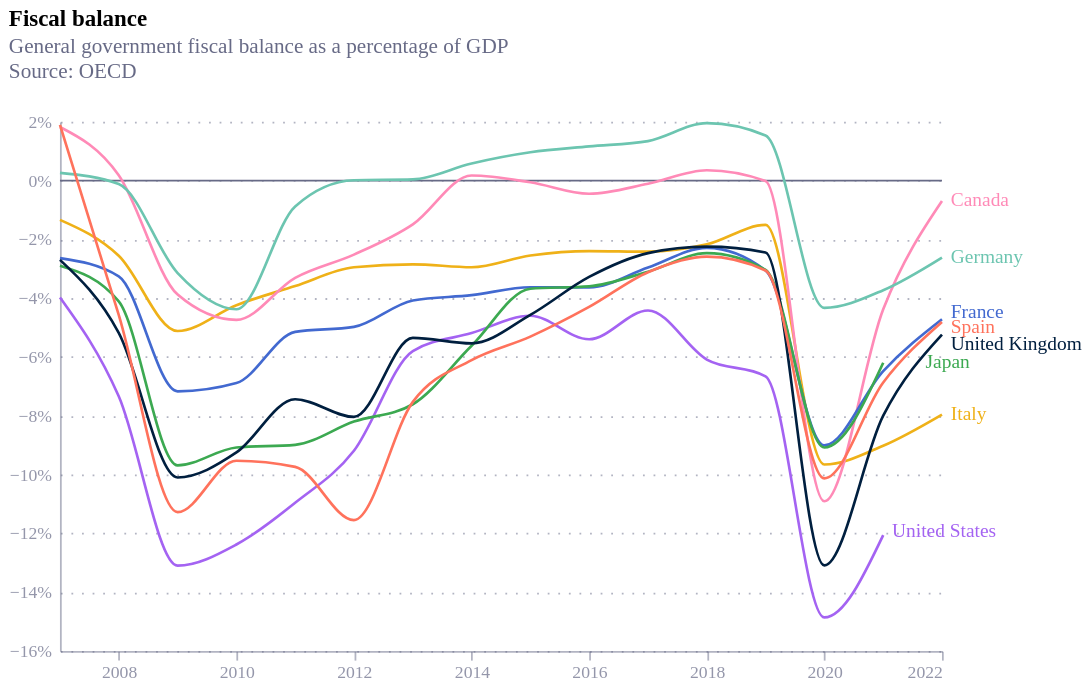

Vega-Lite specification for this chart:
### Vega-Lite specification from a JSON file in a GitHub repository (floating-point values rounded to 4 significant figures)
{"config": {"font": "Circular Std", "mark": {"line": {"interpolate": "monotone"}}, "view": {"stroke": "transparent", "width": 400, "height": 300}, "range": {"category": ["#36B7B4", "#E6224B", "#F4C245", "#0063AF", "#00A767", "#179FDB", "#EB5C2E"], "diverging": ["#E6224B", "#E54753", "#C9C9C9", "#179FDB", "#122B39"], "heatmap": ["#C9C9C9", "#179FDB", "#0063AF", "#122B39"], "ordinal": ["#00A767", "#36B7B4", "#179FDB", "#0063AF", "#243B5A"]}, "axisX": {"domainColor": "#676A86", "domainOpacity": 0.5, "grid": false, "labelAngle": 0, "labelColor": "#676A86", "labelOpacity": 0.7, "orient": "bottom", "tickColor": "#676A86", "tickCount": 10, "tickOpacity": 0.5, "title": false, "titleAlign": "center", "titleAnchor": "middle", "titleColor": "#676A86", "titleFontSize": 12, "titleOpacity": 0.8, "titleY": -15}, "axisY": {"domainColor": "#676A86", "domainOpacity": 0.5, "gridColor": "#676A86", "gridDash": [1, 5], "gridOpacity": 0.5, "labelColor": "#676A86", "labelOpacity": 0.7, "labelPadding": 5, "tickColor": "#676A86", "tickCount": 8, "tickOpacity": 0.5, "ticks": false, "titleAlign": "left", "titleAngle": 0, "titleBaseline": "bottom", "titleColor": "#676A86", "titleFontSize": 12, "titleOpacity": 0.8, "titleX": 0, "titleY": -7}}, "layer": [{"data": {"name": "data-a0a55d106695e8d630baff0f16eee66d"}, "mark": {"type": "rule", "color": "#676A86"}, "encoding": {"y": {"field": "y", "type": "quantitative"}}}, {"data": {"name": "data-38c3eed069cc989831dd34e5ce1ecd92"}, "mark": {"type": "line", "interpolate": "monotone"}, "encoding": {"color": {"field": "country", "legend": null, "scale": {"domain": ["United Kingdom", "France", "Italy", "Spain", "Germany", "Japan", "Canada", "United States"], "range": ["#001f3f", "#4269d0", "#efb118", "#ff725c", "#6cc5b0", "#3ca951", "#ff8ab7", "#a463f2", "#97bbf5", "#9c6b4e"]}, "type": "nominal"}, "size": {"condition": {"test": "(datum.country === ' United Kingdom')", "value": 1.5}, "value": 1.5}, "strokeDash": {"condition": {"test": "(datum.country === ' United Kingdom')", "value": [0]}, "value": [0]}, "x": {"field": "date", "title": "", "type": "temporal"}, "y": {"axis": {"labelExpr": "format(datum.value,',') + '%'"}, "field": "value", "title": "", "type": "quantitative"}}, "title": {"text": "Fiscal balance", "anchor": "start", "subtitle": ["General government fiscal balance as a percentage of GDP", "Source: OECD", ""], "subtitleColor": "#676A86"}}, {"data": {"name": "data-38c3eed069cc989831dd34e5ce1ecd92"}, "mark": {"type": "text", "align": "left", "dx": {"expr": "datum.country == 'Japan' ? 24 : 5"}, "dy": {"expr": "datum.country == 'United States' ? -2 : datum.country == 'France' ? -4 : datum.country == 'Spain' ? 3 : datum.country == 'United Kingdom' ? 6 : 0"}}, "encoding": {"color": {"field": "country", "type": "nominal"}, "text": {"field": "country", "type": "nominal"}, "x": {"aggregate": "max", "field": "date", "type": "temporal"}, "y": {"aggregate": {"argmax": "date"}, "field": "value", "type": "quantitative"}}}], "height": 300, "width": 500, "$schema": "https://vega.github.io/schema/vega-lite/v5.17.0.json", "datasets": {"data-a0a55d106695e8d630baff0f16eee66d": [{"y": 0}], "data-38c3eed069cc989831dd34e5ce1ecd92": [{"iso3": "ITA", "country": "Italy", "series": "Government fiscal balance", "date": "2019-01-01", "value": -1.51}, {"iso3": "ITA", "country": "Italy", "series": "Government fiscal balance", "date": "2018-01-01", "value": -2.17}, {"iso3": "CAN", "country": "Canada", "series": "Government fiscal balance", "date": "2014-01-01", "value": 0.17}, {"iso3": "CAN", "country": "Canada", "series": "Government fiscal balance", "date": "2013-01-01", "value": -1.49}, {"iso3": "CAN", "country": "Canada", "series": "Government fiscal balance", "date": "2012-01-01", "value": -2.52}, {"iso3": "CAN", "country": "Canada", "series": "Government fiscal balance", "date": "2020-01-01", "value": -10.91}, {"iso3": "CAN", "country": "Canada", "series": "Government fiscal balance", "date": "2019-01-01", "value": -0.02}, {"iso3": "CAN", "country": "Canada", "series": "Government fiscal balance", "date": "2008-01-01", "value": 0.18}, {"iso3": "CAN", "country": "Canada", "series": "Government fiscal balance", "date": "2007-01-01", "value": 1.82}, {"iso3": "CAN", "country": "Canada", "series": "Government fiscal balance", "date": "2016-01-01", "value": -0.45}, {"iso3": "CAN", "country": "Canada", "series": "Government fiscal balance", "date": "2017-01-01", "value": -0.11}, {"iso3": "CAN", "country": "Canada", "series": "Government fiscal balance", "date": "2009-01-01", "value": -3.88}, {"iso3": "CAN", "country": "Canada", "series": "Government fiscal balance", "date": "2015-01-01", "value": -0.06}, {"iso3": "DEU", "country": "Germany", "series": "Government fiscal balance", "date": "2012-01-01", "value": 0.01}, {"iso3": "DEU", "country": "Germany", "series": "Government fiscal balance", "date": "2011-01-01", "value": -0.88}, {"iso3": "DEU", "country": "Germany", "series": "Government fiscal balance", "date": "2010-01-01", "value": -4.38}, {"iso3": "DEU", "country": "Germany", "series": "Government fiscal balance", "date": "2009-01-01", "value": -3.15}, {"iso3": "DEU", "country": "Germany", "series": "Government fiscal balance", "date": "2008-01-01", "value": -0.12}, {"iso3": "DEU", "country": "Germany", "series": "Government fiscal balance", "date": "2007-01-01", "value": 0.26}, {"iso3": "DEU", "country": "Germany", "series": "Government fiscal balance", "date": "2018-01-01", "value": 1.95}, {"iso3": "DEU", "country": "Germany", "series": "Government fiscal balance", "date": "2017-01-01", "value": 1.34}, {"iso3": "DEU", "country": "Germany", "series": "Government fiscal balance", "date": "2019-01-01", "value": 1.53}, {"iso3": "CAN", "country": "Canada", "series": "Government fiscal balance", "date": "2011-01-01", "value": -3.31}, {"iso3": "CAN", "country": "Canada", "series": "Government fiscal balance", "date": "2010-01-01", "value": -4.74}, {"iso3": "CAN", "country": "Canada", "series": "Government fiscal balance", "date": "2022-01-01", "value": -0.7}, {"iso3": "CAN", "country": "Canada", "series": "Government fiscal balance", "date": "2021-01-01", "value": -4.38}, {"iso3": "FRA", "country": "France", "series": "Government fiscal balance", "date": "2014-01-01", "value": -3.9}, {"iso3": "FRA", "country": "France", "series": "Government fiscal balance", "date": "2013-01-01", "value": -4.08}, {"iso3": "FRA", "country": "France", "series": "Government fiscal balance", "date": "2012-01-01", "value": -4.98}, {"iso3": "FRA", "country": "France", "series": "Government fiscal balance", "date": "2011-01-01", "value": -5.15}, {"iso3": "FRA", "country": "France", "series": "Government fiscal balance", "date": "2010-01-01", "value": -6.89}, {"iso3": "FRA", "country": "France", "series": "Government fiscal balance", "date": "2009-01-01", "value": -7.17}, {"iso3": "FRA", "country": "France", "series": "Government fiscal balance", "date": "2008-01-01", "value": -3.26}, {"iso3": "FRA", "country": "France", "series": "Government fiscal balance", "date": "2007-01-01", "value": -2.64}, {"iso3": "FRA", "country": "France", "series": "Government fiscal balance", "date": "2022-01-01", "value": -4.72}, {"iso3": "FRA", "country": "France", "series": "Government fiscal balance", "date": "2021-01-01", "value": -6.48}, {"iso3": "FRA", "country": "France", "series": "Government fiscal balance", "date": "2020-01-01", "value": -9.01}, {"iso3": "FRA", "country": "France", "series": "Government fiscal balance", "date": "2019-01-01", "value": -3.06}, {"iso3": "FRA", "country": "France", "series": "Government fiscal balance", "date": "2018-01-01", "value": -2.29}, {"iso3": "FRA", "country": "France", "series": "Government fiscal balance", "date": "2017-01-01", "value": -2.96}, {"iso3": "FRA", "country": "France", "series": "Government fiscal balance", "date": "2016-01-01", "value": -3.64}, {"iso3": "USA", "country": "United States", "series": "Government fiscal balance", "date": "2014-01-01", "value": -5.19}, {"iso3": "USA", "country": "United States", "series": "Government fiscal balance", "date": "2013-01-01", "value": -5.8}, {"iso3": "USA", "country": "United States", "series": "Government fiscal balance", "date": "2012-01-01", "value": -9.19}, {"iso3": "USA", "country": "United States", "series": "Government fiscal balance", "date": "2011-01-01", "value": -10.96}, {"iso3": "USA", "country": "United States", "series": "Government fiscal balance", "date": "2010-01-01", "value": -12.38}, {"iso3": "USA", "country": "United States", "series": "Government fiscal balance", "date": "2009-01-01", "value": -13.1}, {"iso3": "USA", "country": "United States", "series": "Government fiscal balance", "date": "2008-01-01", "value": -7.34}, {"iso3": "USA", "country": "United States", "series": "Government fiscal balance", "date": "2007-01-01", "value": -3.98}, {"iso3": "USA", "country": "United States", "series": "Government fiscal balance", "date": "2021-01-01", "value": -12.06}, {"iso3": "USA", "country": "United States", "series": "Government fiscal balance", "date": "2020-01-01", "value": -14.86}, {"iso3": "USA", "country": "United States", "series": "Government fiscal balance", "date": "2019-01-01", "value": -6.66}, {"iso3": "USA", "country": "United States", "series": "Government fiscal balance", "date": "2018-01-01", "value": -6.09}, {"iso3": "USA", "country": "United States", "series": "Government fiscal balance", "date": "2017-01-01", "value": -4.42}, {"iso3": "USA", "country": "United States", "series": "Government fiscal balance", "date": "2016-01-01", "value": -5.4}, {"iso3": "JPN", "country": "Japan", "series": "Government fiscal balance", "date": "2012-01-01", "value": -8.2}, {"iso3": "JPN", "country": "Japan", "series": "Government fiscal balance", "date": "2011-01-01", "value": -8.99}, {"iso3": "DEU", "country": "Germany", "series": "Government fiscal balance", "date": "2022-01-01", "value": -2.62}, {"iso3": "DEU", "country": "Germany", "series": "Government fiscal balance", "date": "2021-01-01", "value": -3.73}, {"iso3": "DEU", "country": "Germany", "series": "Government fiscal balance", "date": "2020-01-01", "value": -4.33}, {"iso3": "DEU", "country": "Germany", "series": "Government fiscal balance", "date": "2016-01-01", "value": 1.16}, {"iso3": "DEU", "country": "Germany", "series": "Government fiscal balance", "date": "2015-01-01", "value": 0.96}, {"iso3": "DEU", "country": "Germany", "series": "Government fiscal balance", "date": "2014-01-01", "value": 0.58}, {"iso3": "ITA", "country": "Italy", "series": "Government fiscal balance", "date": "2017-01-01", "value": -2.42}, {"iso3": "ITA", "country": "Italy", "series": "Government fiscal balance", "date": "2016-01-01", "value": -2.4}, {"iso3": "GBR", "country": "United Kingdom", "series": "Government fiscal balance", "date": "2014-01-01", "value": -5.54}, {"iso3": "GBR", "country": "United Kingdom", "series": "Government fiscal balance", "date": "2013-01-01", "value": -5.35}, {"iso3": "GBR", "country": "United Kingdom", "series": "Government fiscal balance", "date": "2012-01-01", "value": -8.04}, {"iso3": "GBR", "country": "United Kingdom", "series": "Government fiscal balance", "date": "2011-01-01", "value": -7.44}, {"iso3": "GBR", "country": "United Kingdom", "series": "Government fiscal balance", "date": "2010-01-01", "value": -9.25}, {"iso3": "GBR", "country": "United Kingdom", "series": "Government fiscal balance", "date": "2009-01-01", "value": -10.1}, {"iso3": "GBR", "country": "United Kingdom", "series": "Government fiscal balance", "date": "2008-01-01", "value": -5.18}, {"iso3": "GBR", "country": "United Kingdom", "series": "Government fiscal balance", "date": "2007-01-01", "value": -2.7}, {"iso3": "GBR", "country": "United Kingdom", "series": "Government fiscal balance", "date": "2022-01-01", "value": -5.24}, {"iso3": "GBR", "country": "United Kingdom", "series": "Government fiscal balance", "date": "2021-01-01", "value": -8.0}, {"iso3": "GBR", "country": "United Kingdom", "series": "Government fiscal balance", "date": "2020-01-01", "value": -13.09}, {"iso3": "GBR", "country": "United Kingdom", "series": "Government fiscal balance", "date": "2019-01-01", "value": -2.45}, {"iso3": "GBR", "country": "United Kingdom", "series": "Government fiscal balance", "date": "2018-01-01", "value": -2.25}, {"iso3": "GBR", "country": "United Kingdom", "series": "Government fiscal balance", "date": "2017-01-01", "value": -2.47}, {"iso3": "GBR", "country": "United Kingdom", "series": "Government fiscal balance", "date": "2016-01-01", "value": -3.28}, {"iso3": "ESP", "country": "Spain", "series": "Government fiscal balance", "date": "2014-01-01", "value": -6.11}, {"iso3": "ESP", "country": "Spain", "series": "Government fiscal balance", "date": "2013-01-01", "value": -7.53}, {"iso3": "ESP", "country": "Spain", "series": "Government fiscal balance", "date": "2012-01-01", "value": -11.55}, {"iso3": "ESP", "country": "Spain", "series": "Government fiscal balance", "date": "2011-01-01", "value": -9.74}, {"iso3": "ESP", "country": "Spain", "series": "Government fiscal balance", "date": "2010-01-01", "value": -9.53}, {"iso3": "ESP", "country": "Spain", "series": "Government fiscal balance", "date": "2009-01-01", "value": -11.28}, {"iso3": "ESP", "country": "Spain", "series": "Government fiscal balance", "date": "2008-01-01", "value": -4.57}, {"iso3": "ESP", "country": "Spain", "series": "Government fiscal balance", "date": "2007-01-01", "value": 1.89}, {"iso3": "ESP", "country": "Spain", "series": "Government fiscal balance", "date": "2022-01-01", "value": -4.81}, {"iso3": "ESP", "country": "Spain", "series": "Government fiscal balance", "date": "2021-01-01", "value": -6.87}, {"iso3": "ESP", "country": "Spain", "series": "Government fiscal balance", "date": "2020-01-01", "value": -10.13}, {"iso3": "ESP", "country": "Spain", "series": "Government fiscal balance", "date": "2019-01-01", "value": -3.06}, {"iso3": "ESP", "country": "Spain", "series": "Government fiscal balance", "date": "2018-01-01", "value": -2.59}, {"iso3": "ESP", "country": "Spain", "series": "Government fiscal balance", "date": "2017-01-01", "value": -3.12}, {"iso3": "ESP", "country": "Spain", "series": "Government fiscal balance", "date": "2016-01-01", "value": -4.3}, {"iso3": "CAN", "country": "Canada", "series": "Government fiscal balance", "date": "2018-01-01", "value": 0.35}, {"iso3": "DEU", "country": "Germany", "series": "Government fiscal balance", "date": "2013-01-01", "value": 0.04}, {"iso3": "FRA", "country": "France", "series": "Government fiscal balance", "date": "2015-01-01", "value": -3.63}, {"iso3": "USA", "country": "United States", "series": "Government fiscal balance", "date": "2015-01-01", "value": -4.6}, {"iso3": "JPN", "country": "Japan", "series": "Government fiscal balance", "date": "2013-01-01", "value": -7.61}, {"iso3": "ITA", "country": "Italy", "series": "Government fiscal balance", "date": "2015-01-01", "value": -2.55}, {"iso3": "GBR", "country": "United Kingdom", "series": "Government fiscal balance", "date": "2015-01-01", "value": -4.57}, {"iso3": "ESP", "country": "Spain", "series": "Government fiscal balance", "date": "2015-01-01", "value": -5.31}, {"iso3": "JPN", "country": "Japan", "series": "Government fiscal balance", "date": "2010-01-01", "value": -9.08}, {"iso3": "JPN", "country": "Japan", "series": "Government fiscal balance", "date": "2009-01-01", "value": -9.69}, {"iso3": "JPN", "country": "Japan", "series": "Government fiscal balance", "date": "2008-01-01", "value": -4.11}, {"iso3": "JPN", "country": "Japan", "series": "Government fiscal balance", "date": "2007-01-01", "value": -2.9}, {"iso3": "JPN", "country": "Japan", "series": "Government fiscal balance", "date": "2021-01-01", "value": -6.2}, {"iso3": "JPN", "country": "Japan", "series": "Government fiscal balance", "date": "2020-01-01", "value": -9.08}, {"iso3": "JPN", "country": "Japan", "series": "Government fiscal balance", "date": "2019-01-01", "value": -3.04}, {"iso3": "JPN", "country": "Japan", "series": "Government fiscal balance", "date": "2018-01-01", "value": -2.47}, {"iso3": "JPN", "country": "Japan", "series": "Government fiscal balance", "date": "2017-01-01", "value": -3.1}, {"iso3": "JPN", "country": "Japan", "series": "Government fiscal balance", "date": "2016-01-01", "value": -3.6}, {"iso3": "JPN", "country": "Japan", "series": "Government fiscal balance", "date": "2015-01-01", "value": -3.68}, {"iso3": "JPN", "country": "Japan", "series": "Government fiscal balance", "date": "2014-01-01", "value": -5.62}, {"iso3": "ITA", "country": "Italy", "series": "Government fiscal balance", "date": "2014-01-01", "value": -2.95}, {"iso3": "ITA", "country": "Italy", "series": "Government fiscal balance", "date": "2013-01-01", "value": -2.85}, {"iso3": "ITA", "country": "Italy", "series": "Government fiscal balance", "date": "2012-01-01", "value": -2.95}, {"iso3": "ITA", "country": "Italy", "series": "Government fiscal balance", "date": "2011-01-01", "value": -3.59}, {"iso3": "ITA", "country": "Italy", "series": "Government fiscal balance", "date": "2010-01-01", "value": -4.24}, {"iso3": "ITA", "country": "Italy", "series": "Government fiscal balance", "date": "2009-01-01", "value": -5.12}, {"iso3": "ITA", "country": "Italy", "series": "Government fiscal balance", "date": "2008-01-01", "value": -2.56}, {"iso3": "ITA", "country": "Italy", "series": "Government fiscal balance", "date": "2007-01-01", "value": -1.34}, {"iso3": "ITA", "country": "Italy", "series": "Government fiscal balance", "date": "2022-01-01", "value": -7.96}, {"iso3": "ITA", "country": "Italy", "series": "Government fiscal balance", "date": "2021-01-01", "value": -9.02}, {"iso3": "ITA", "country": "Italy", "series": "Government fiscal balance", "date": "2020-01-01", "value": -9.66}]}}
